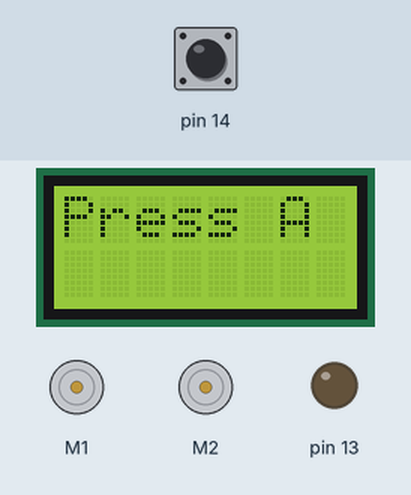
Recording of a sketch running on a simulated Arduino Leonardo, built with avr-gcc and run on an emulated ATmega32U4. On the bench: 8×2 character LCD, 2 × DC motor (green arrow = forward, orange = backward, longer = faster), output pins drawn as LEDs (lit = HIGH). The test bench sets the inputs (shaded band); at power-on: pin 14 HIGH.

Above: at 1.2 s.
1.3 s: pin 14 pulled LOW for 0.15 s
At 5.8 s:
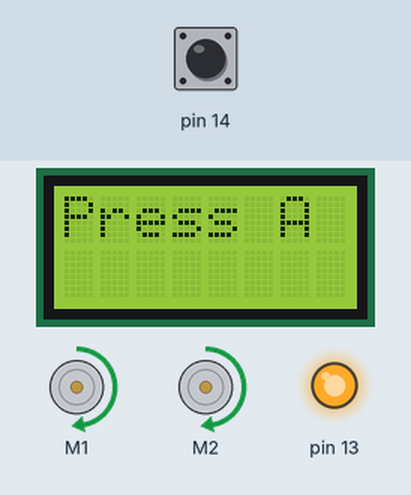
At 12.2 s:
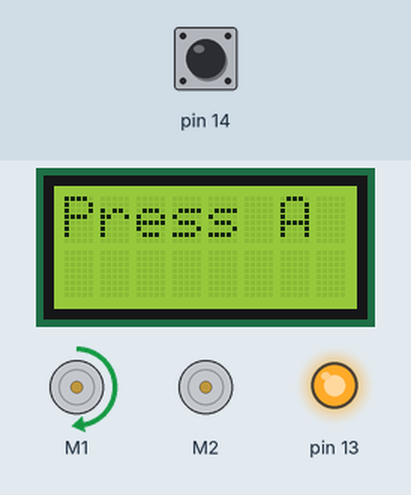
Timing chart, 0 to 27.7 s (numbered marks = the images above; inputs shaded):
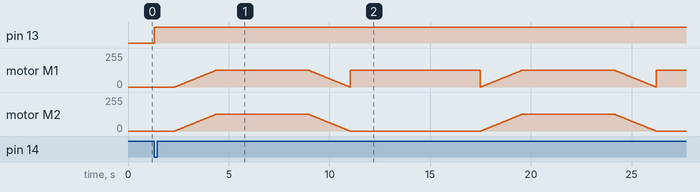

The sketch:

mech11.ino
```cpp
#include <Zumo32U4.h>
#define MaxSpeed 200
Zumo32U4Encoders  encoders;
Zumo32U4Motors    motors;
Zumo32U4ButtonA   buttonA;
Zumo32U4LCD       lcd;
void setup( ) {
  lcd.clear();
  lcd.gotoXY(0, 0);
  lcd.print("Press A");
}
void loop( ){
  int countsLeft, countsRight;
  bool buttonPress = buttonA.getSingleDebouncedPress();
  // ボタンAが押されたら1度だけ以下を実行
  if (buttonPress) {
    ledYellow(1);
    delay(1000);
    for(int loop=0; loop<2; loop++){
      // 加速→一定速度
      for(int speed = 0; speed <= MaxSpeed; speed++){
        motors.setSpeeds( speed, speed );delay( 10 );
      }
      // 前方向に約25cm進む
      countsLeft  = encoders.getCountsAndResetLeft( );  // 左の値取得とリセット
      countsRight = encoders.getCountsAndResetRight( ); // 右の値取得とリセット
      do{
        countsLeft  = encoders.getCountsLeft( );  // 左
        countsRight = encoders.getCountsRight( ); // 右
      }while(countsLeft < 1820); // 値は要調整
      // 減速→停止
      ledRed(1);
      for(int speed = MaxSpeed; speed >= 0; speed--){
        motors.setSpeeds( speed, speed ); delay( 10 );
      }
      ledRed(0);
      // 約90度右旋回（Uターン）
      countsLeft  = encoders.getCountsAndResetLeft( );  // 左の値取得とリセット
      countsRight = encoders.getCountsAndResetRight( ); // 右の値取得とリセット
      motors.setSpeeds( 200, 0 );
      do{
        countsLeft  = encoders.getCountsLeft( );  // 左
        countsRight = encoders.getCountsRight( ); // 右
      }while(countsLeft < 2600); // 値は要調整
      motors.setSpeeds( 0, 0 );
    }
    ledYellow(0);
  }
}
```
